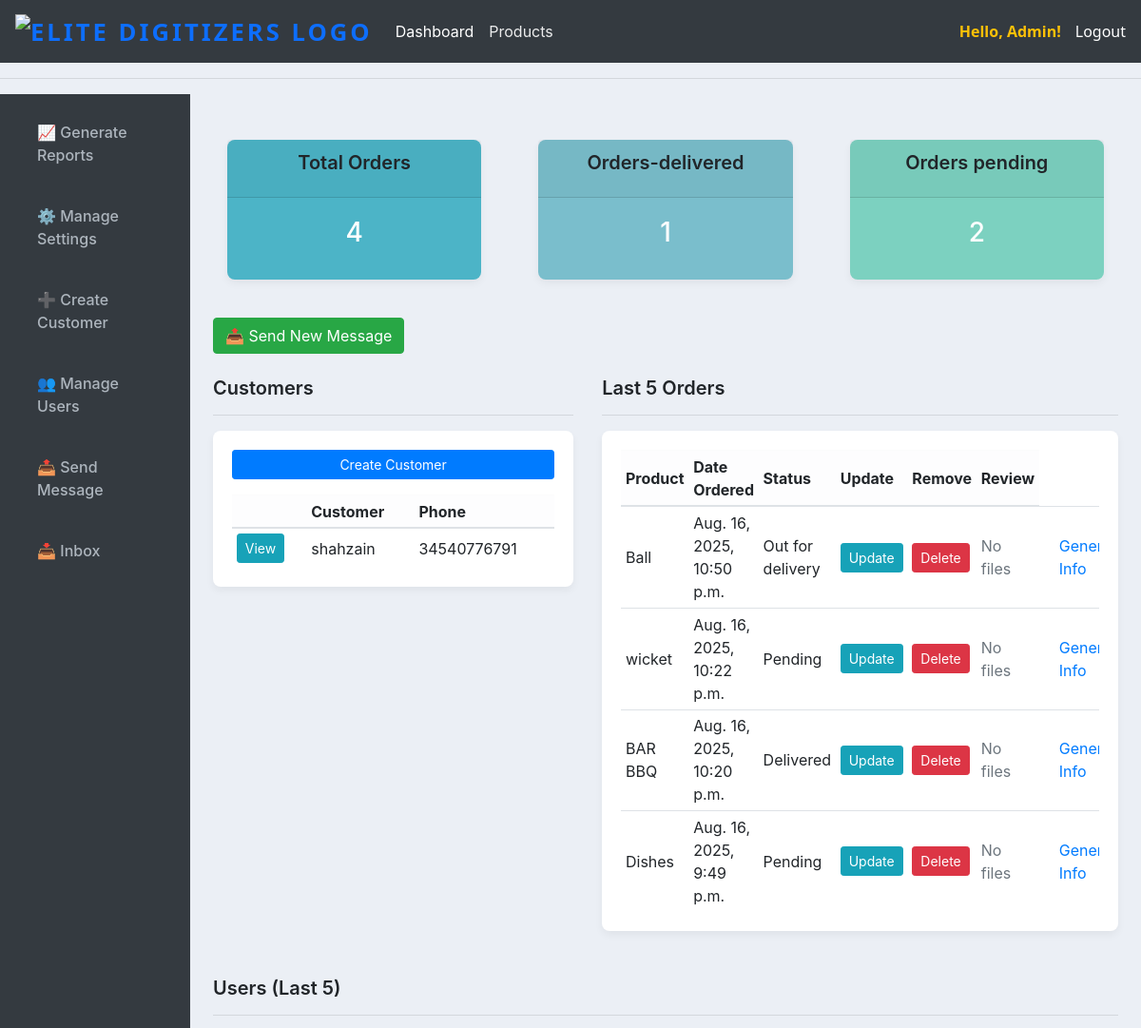
The app's page / (signed in, upper part), older data.
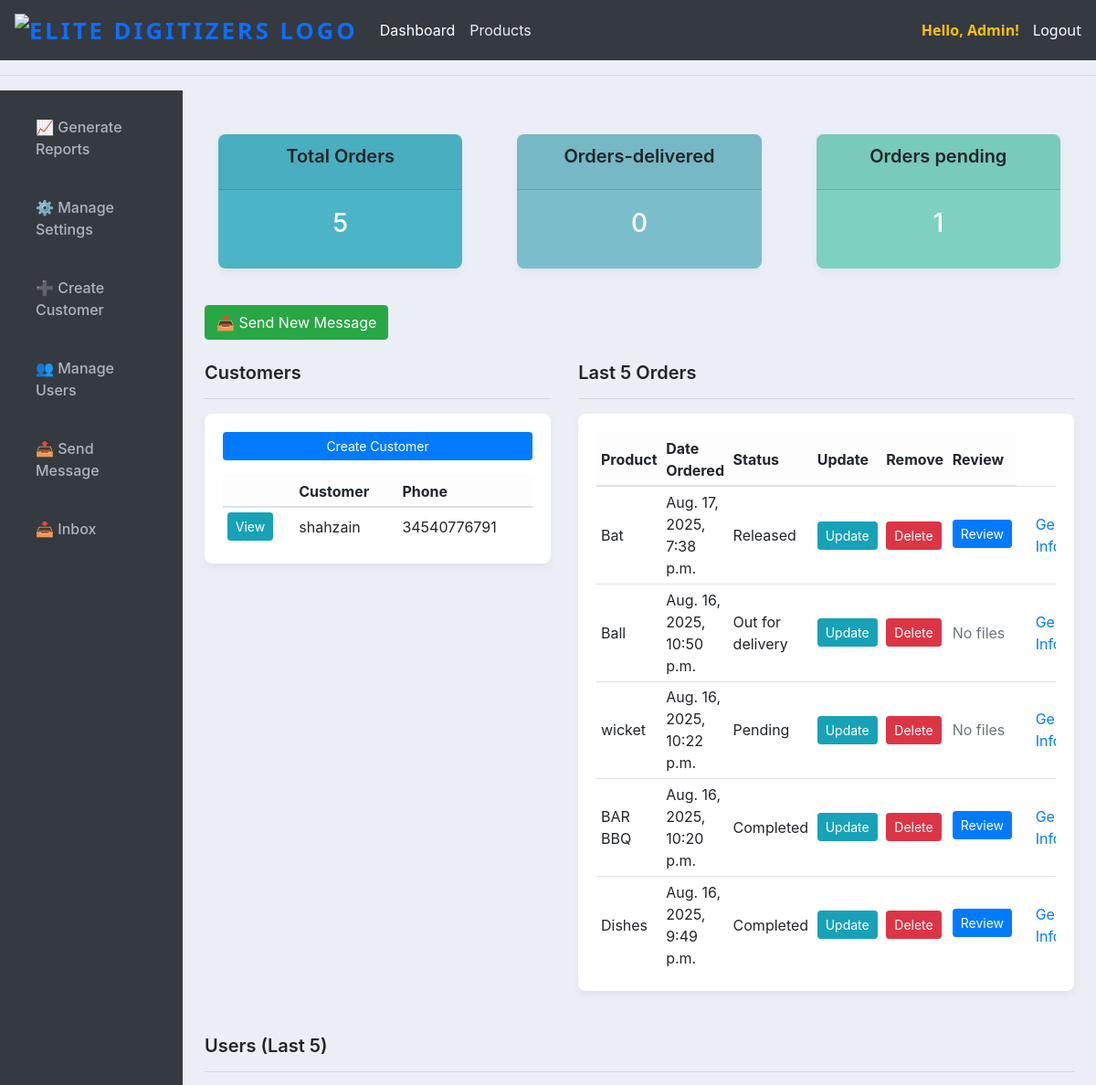
The same page, newer data.
### accounts/models.py (models this page shows, shortened)
class Customer(models.Model):
    user = models.OneToOneField(User, null=True, blank=True, on_delete=models.CASCADE)
    name = models.CharField(max_length=200 )
    sales_rep = models.ForeignKey('SalesRepresentative', null=True, blank=True, on_delete=models.SET_NULL, related_name='assigned_customers')
    profile_pic = models.ImageField(
        upload_to='profile_pics/',  # Images will be saved in MEDIA_ROOT/profile_pics/
        null=True,
        blank=True,
        default='profile_pics/default.png'  # Default image path
    )
    phone = models.CharField(max_length=200)
    email = models.CharField(max_length=200)
    date_created = models.DateTimeField(auto_now_add=True, null=True)

class Order(models.Model):
    STATUS = (
        ('Pending', 'Pending'),
        ('Out for delivery', 'Out for delivery'),
        ('Delivered', 'Delivered'),
        ('Quote Requested', 'Quote Requested'),
        ('Active', 'Active'),
        ('Completed', 'Completed'),
        ('Released', 'Released'),
    )
    ORDER_TYPE = (
        ('Digitizing', 'Digitizing'),
        ('Vector', 'Vector'),
        ('Patch', 'Patch'),
        ('Quote', 'Quote'),
    )
    PAYMENT_STATUS = (
        ('Pending', 'Pending'),
        ('Paid', 'Paid'),
        ('Refunded', 'Refunded'),
    )
    REVIEW_STATUS = (
    ('Pending', 'Pending'),
    ('Approved', 'Approved'),
    ('Rejected', 'Rejected'),
    )
    PLACEMENT_CHOICES = [
        ('Apron', 'Apron'),
        ('Bags', 'Bags'),
        ('Cap', 'Cap'),
        ('Cap Side', 'Cap Side'),
        ('Cap Back', 'Cap Back'),
        ('Chest', 'Chest'),
        ('Gloves', 'Gloves'),
        ('Jacket Back', 'Jacket Back'),
        ('Patches', 'Patches'),
        ('Sleeve', 'Sleeve'),
        ('Towel', 'Towel'),
        ('Visor', 'Visor'),
        ('Other', 'Other'),
    ]
    FABRIC_CHOICES = [
        ('Blanket', 'Blanket'),
        ('Canvas', 'Canvas'),
        ('Canis', 'Canis'),
        ('Cotton Woven', 'Cotton Woven'),
        ('Denim', 'Denim'),
        ('Felt', 'Felt'),
        ('Flannel', 'Flannel'),
        ('Fleece', 'Fleece'),
        ('Leather', 'Leather'),
        ('Nylon', 'Nylon'),
        ('Pique', 'Pique'),
        ('Polyester', 'Polyester'),
        ('Silk', 'Silk'),
        ('Single Jersey', 'Single Jersey'),
        ('Towel', 'Towel'),
        ('Twill', 'Twill'),
        ('Other', 'Other'),
    ]
    FORMAT_CHOICES = [
        ('100', '100'),
        ('cdr', 'cdr'),
        ('cdn', 'cdn'),
        ('dsb', 'dsb'),
        ('dst', 'dst'),
        ('dsz', 'dsz'),
        ('emb', 'emb'),
        ('exp', 'exp'),
        ('jef', 'jef'),
        ('ksm', 'ksm'),
        ('ofm', 'ofm'),
        ('pes', 'pes'),
        ('pxf', 'pxf'),
        ('pof', 'pof'),
        ('tap', 'tap'),
        ('xxx', 'xxx'),
        ('other', 'Other'),
    ]
    customer = models.ForeignKey(Customer, on_delete=models.CASCADE)
    product = models.ForeignKey(Product, null=True, on_delete=models.SET_NULL)
    order_type = models.CharField(max_length=50, choices=ORDER_TYPE, null=True, blank=True)
    date_created = models.DateTimeField(auto_now_add=True, null=True)
    status = models.CharField(max_length=200, null=True, choices=STATUS)
    Additional_information = models.TextField(blank=True, null=True)
    design_file = models.FileField(upload_to='designs/', null=True, blank=True)
    invoice_file = models.FileField(upload_to='invoices/', null=True, blank=True)
    quantity = models.PositiveIntegerField(default=1)
    fabric_material = models.CharField(max_length=100, blank=True, null=True, choices=FABRIC_CHOICES)
    Required_Format = models.CharField(max_length=100, blank=True, null=True, default='DST', choices=FORMAT_CHOICES)
    urgent = models.BooleanField(default=False)
    price = models.DecimalField(max_digits=10, decimal_places=2, blank=True, null=True, default=0.00)
    Height = models.CharField(max_length=100, blank=True, null=True, default='standard')
    Width = models.CharField(max_length=100, blank=True, null=True, default='standard')
    total_colors = models.PositiveIntegerField(null=True ,blank=True)
    turnaround_time = models.CharField(max_length=100, blank=True, null=True)
    placement = models.CharField(max_length=100, blank=True, null=True, choices=PLACEMENT_CHOICES)
    assigned_to = models.ForeignKey('SalesRepresentative', on_delete=models.SET_NULL, null=True, blank=True)
    released = models.BooleanField(default=False)  # For release_projects
    payment_status = models.CharField(max_length=20, choices=PAYMENT_STATUS, default='Pending')  # For follow-up payments
    date_completed = models.DateTimeField(null=True, blank=True)  # Optional: track completion time
    review_status = models.CharField(max_length=20, choices=REVIEW_STATUS, default='Pending')
    review_comment = models.TextField(blank=True, null=True)
    design_file = models.FileField(upload_to='designs/', blank=True, null=True)
    assigned_designer = models.ForeignKey(User, on_delete=models.SET_NULL, null=True, blank=True, related_name='designer_orders')

class Product(models.Model):
    CATEGORY = (
        ('Indoor', 'Indoor'),
        ('Out Door', 'Out Door'),
    )
    name = models.CharField(max_length=200)
    price = models.FloatField(null=True)
    category = models.CharField(max_length=200, null=True, choices=CATEGORY)
    description = models.CharField(max_length=200)
    date_created = models.DateTimeField(auto_now_add=True, null=True)
    tags = models.ManyToManyField(Tag)
    def __str__(self):
        return self.name

class UploadedFile(models.Model):
    order = models.ForeignKey(Order, on_delete=models.CASCADE, related_name="files")
    file = models.FileField(upload_to='uploads/')
    uploaded_at = models.DateTimeField(auto_now_add=True)
    uploaded_by = models.ForeignKey(User, null=True, blank=True, on_delete=models.SET_NULL)

### accounts/decorators.py (the view)
    def wrapper_func(request, *args, **kwargs):
        group = None
        if request.user.groups.exists():
            group = request.user.groups.all()[0].name
        if group == 'customer':
            return redirect('user-page')
        elif group == 'sales_rep':
            return redirect('sales-dashboard')
        elif group == 'designer':
            return redirect('designer-dashboard')
        elif group == 'admin':
            return view_func(request, *args, **kwargs)
        else:
            return HttpResponse("You are not authorized to view this page.")

### accounts/views.py (called while the page is built)
@login_required(login_url='login')
@admin_only
def home(request):
    all_orders = Order.objects.all().order_by('-date_created')
    recent_orders = all_orders[:5]
    customers = Customer.objects.all().order_by('-date_created')
    users = User.objects.all().order_by('-date_joined')[:5]
    total_orders = all_orders.count()
    delivered_orders = all_orders.filter(status='Delivered').count()
    pending_orders = all_orders.filter(status='Pending').count()
    context = {
        'orders': recent_orders,         # ✅ only last 5 orders
        'customers': customers,
        'users': users,
        'total_customers': customers.count(),
        'total_order': total_orders,
        'delivered': delivered_orders,
        'pending': pending_orders,
    }
    return render(request, 'accounts/dashboard.html', context)

### templates/accounts/dashboard.html (shortened to what the changed rows need)
{% extends 'accounts/main.html' %}
{% block content %}
<div class="container-fluid">
    <div class="row">
        <main class="col-md-9 col-lg-10 px-md-4">
            {% include 'accounts/status.html' %}
            <br>
            <div class="row g-4">
                <div class="col-md-5">
                    <div class="card card-body">
                        <div class="table-responsive">
                            <table class="table table-sm table-hover align-middle">
                                <thead class="table-light">
                                    <tr>
                                        <th></th>
                                        <th>Customer</th>
                                        <th>Phone</th>
                                    </tr>
                                </thead>
                                <tbody>
                                    {% for customer in customers %}
                                    <tr>
                                        <td><a class="btn btn-sm btn-info" href="{% url 'customer_orders' customer.id 'all' %}">View</a></td>
                                        <td>{{ customer.name }}</td>
                                        <td>{{ customer.phone }}</td>
                                    </tr>
                                    {% empty %}
                                    <tr>
                                        <td colspan="3" class="text-center text-muted">No customers found.</td>
                                    </tr>
                                    {% endfor %}
                                </tbody>
                            </table>
                        </div>
                    </div>
                </div>
                <div class="col-md-7">
                    <div class="card card-body">
                        <div class="table-responsive">
                            <table class="table table-sm table-hover align-middle">
                                <thead class="table-light">
                                    <tr>
                                        <th>Product</th>
                                        <th>Date Ordered</th>
                                        <th>Status</th>
                                        <th>Update</th>
                                        <th>Remove</th>
                                        <th>Review</th>
                                    </tr>
                                </thead>
                                <tbody>
                                    {% for order in orders %}
                                    <tr>
                                        <td>{{ order.product }}</td>
                                        <td>{{ order.date_created }}</td>
                                        <td>{{ order.status }}</td>
                                        <td><a class="btn btn-sm btn-info" href="{% url 'update_order' order.id %}">Update</a></td>
                                        <td><a class="btn btn-sm btn-danger" href="{% url 'delete_order' order.id %}">Delete</a></td>
                                        <td>
                                            {% for file in order.files.all %}
                                            <a href="{% url 'review_file' file.id %}" class="btn btn-sm btn-primary mb-1">Review</a>
                                            {% empty %}
                                            <span class="text-muted">No files</span>
                                            {% endfor %}
                                        </td>
                                        <td> <a class="nav-link active" id="general-tab" data-bs-toggle="tab" href="#general"
                                            role="tab">General Info</a></td>
                                    </tr>
                                    {% empty %}
                                    <tr>
                                        <td colspan="6" class="text-center text-muted">No orders found.</td>
                                    </tr>
                                    {% endfor %}
                                </tbody>
                            </table>
                        </div>
                    </div>
                </div>
            </div>
        </main>
    </div>
</div>
{% endblock %}

Row changes from the older to the newer data that the page shows:
added Order: product "Bat", date_created "Aug. 17, 2025, 7:38 p.m.", status "Released"
changed Order "Aug. 16, 2025, 10:20 p.m.": status "Delivered" → "Completed"; no longer shows "No files"
changed Order "Aug. 16, 2025, 9:49 p.m.": status "Pending" → "Completed"; no longer shows "No files"
Text that changed along with them:
{{ total_order }}: "4" → "5"
{{ delivered }}: "1" → "0"
{{ pending }}: "2" → "1"
